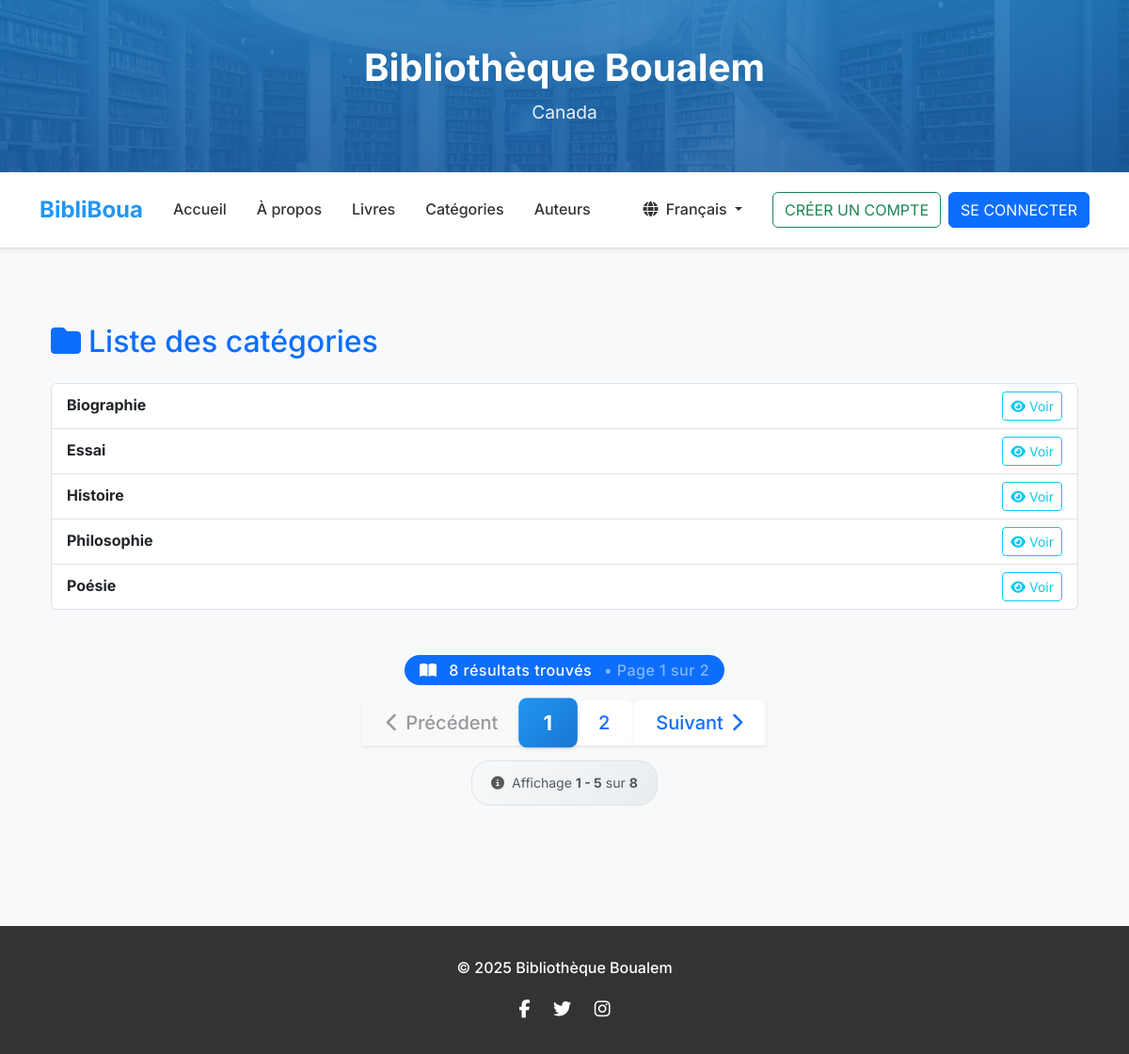
The page /fr/categories/ on the database its author committed.
### app/models.py (models this page shows, shortened)
class Category(models.Model):
  name = models.CharField(max_length=50,unique=True, verbose_name="Nom")
  class Meta:
    ordering = ('name', )
    verbose_name = "catégorie"
    verbose_name_plural = "catégories"

### app/views/category_views.py (the view)
# urls.py: path('categories/', CategoryListView.as_view(), name="cat_list"),
class CategoryListView(View):
    def get(self, request):
        categories = Category.objects.all()
        paginator = Paginator(categories, 5)
        page_number = request.GET.get('page') or 1
        context = {
            'range_pages': range(1, paginator.num_pages + 1),
            'page_categories': paginator.get_page(page_number),
        }
        return render(request, 'app/category/cat_list.html', context)

### app/context_processors.py (called while the page is built)
def categories_processor(request):
  return { "all_categories": Category.objects.all() }

### app/templates/app/category/cat_list.html (shortened to what this page needs)
{% extends 'base.html' %}
{% load i18n %}
{% block content %}
{% load static %}
<div class="container my-5">
    <h2 class="mb-4 text-primary"><i class="fas fa-folder me-2"></i>{% trans "Liste des catégories" %}</h2>
    <ul class="list-group">
        {% for category in page_categories %}
        <li class="list-group-item d-flex justify-content-between align-items-center">
            <div>
                <strong>{{ category.name }}</strong>
            </div>
            <div class="btn-group" role="group">
                <a href="{% url 'cat_details' category.id %}" class="btn btn-outline-info btn-sm">
                    <i class="fas fa-eye me-1"></i>{% trans "Voir" %}
                </a>
            </div>
        </li>
        {% empty %}
        <li class="list-group-item text-muted">{% trans "Aucune catégorie disponible." %}</li>
        {% endfor %}
    </ul>
    {% include 'app/includes/pagination_section.html' with page_items=page_categories %}
</div>
{% endblock %}

### static/css/styles.css (style rules this page uses)
:root { --primary-color: #2196f3; --primary-dark: #1976d2; --secondary-color: #4caf50; --text-dark: #333; --text-muted: #666; --text-light: #777; --background-light: #f8f9fa; --shadow-light: 0 2px 10px rgba(0,0,0,0.1); --shadow-medium: 0 5px 20px rgba(0,0,0,0.15); --border-radius: 8px; --border-radius-large: 15px; }
body { font-family: 'Inter', sans-serif; background-color: var(--background-light); line-height: 1.6; color: var(--text-dark); }

### static/css/base.css (style rules this page uses)
body { font-family: 'Inter', sans-serif; background-color: var(--background-light); margin: 0; color: var(--text-dark); }

### rows shown on the page
Category: name "Biographie"
Category: name "Essai"
Category: name "Histoire"
Category: name "Philosophie"
Category: name "Poésie"

### other values the page prints
{{ count }} "8"
{{ page_items.number }} "1"
{{ page_items.paginator.num_pages }} "2"
{{ i }} "1"
{{ i }} "2"
{{ page_items.start_index }} "1"
{{ page_items.end_index }} "5"
{{ page_items.paginator.count }} "8"
